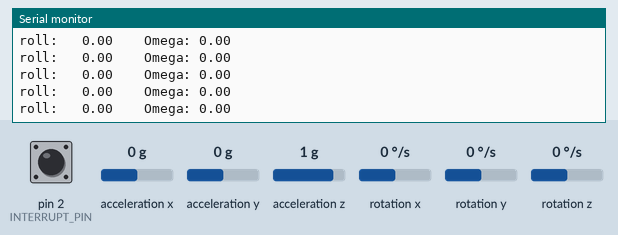
Recording of a sketch running on a simulated Arduino Uno, built with avr-gcc and run on an emulated ATmega328P. Parts: the last lines printed to the serial monitor. Inputs (shaded band) come from the test bench; at power-on: acceleration y 0 g, acceleration z 1 g, pin 2 (INTERRUPT_PIN) LOW, acceleration x 0 g, rotation x 0 °/s, rotation y 0 °/s, rotation z 0 °/s. The sensor or clock chip raises its interrupt line as the real part does.

Above: at 1.7 s.
1.8 s: acceleration y set to -1.4 g
At 2.5 s:
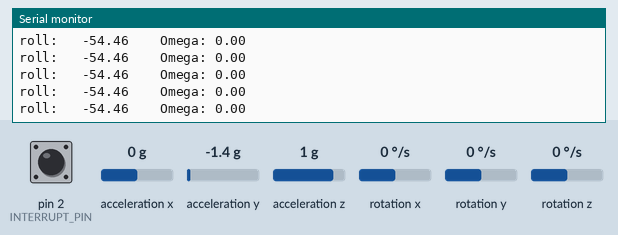
4.8 s: acceleration z set to 1.4 g
At 5.6 s:
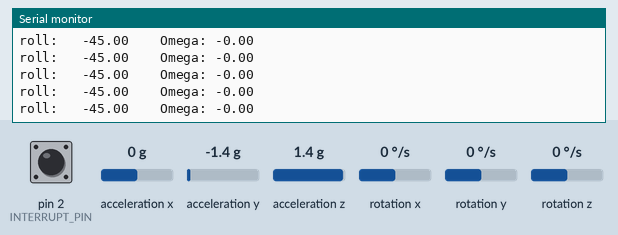
7.8 s: pin 2 (INTERRUPT_PIN) pulled HIGH for 0.15 s
10.9 s: acceleration y set to -0.8 g
At 11.8 s:
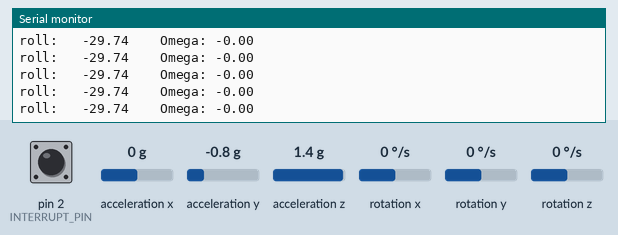
Timing chart, 0 to 13.4 s (numbered marks = the images above; inputs shaded):
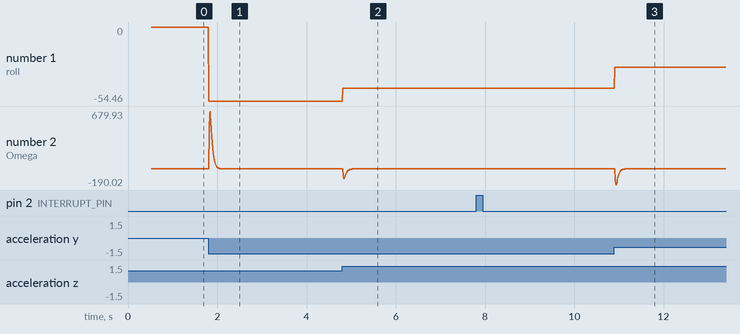

Measured:
- after the input at 1.8 s, the serial monitor: prints a new line at once (image 1)
- after the input at 4.8 s, the serial monitor: prints a new line at once (image 2)
- after the input at 10.9 s, the serial monitor: prints a new line at once (image 3)
- plotted number 1: 0 → -54.46 after the input at 1.8 s, -54.46 → -45 after the input at 4.8 s, -45 → -29.74 after the input at 10.9 s

The sketch:

__and__.ino
```cpp
#include <Wire.h>
#include "I2Cdev.h"
#include "MPU6050_6Axis_MotionApps20.h"
#define INTERRUPT_PIN 2
#define OUTPUT_READABLE_YAWPITCHROLL
MPU6050 mpu;


//Acceleromter delcarations
bool dmpReady = false;
uint8_t mpuIntStatus;
uint8_t devStatus;
uint16_t packetSize;
uint16_t fifoCount;
uint8_t fifoBuffer[64];
Quaternion q;
VectorInt16 aa;
VectorInt16 aaReal;
VectorInt16 aaWorld;
VectorFloat gravity;
float euler[3];
float ypr[3];

volatile bool mpuInterrupt = false;
void dmpDataReady() {
    mpuInterrupt = true;
}


float omega_initial = 0;
float omega_final = 0;
float omega_final_unfiltered = 0;
float omega_inital_speed = 0;
float omega_final_speed = 0;
unsigned long time_prev = 0;
unsigned long time_now = 0;
double omega;
#define omega_Filter 0.7
#define omega_Speed_Filter 0.7
#define angle_Rounding_Value 1000.

void get_omega() {
  time_prev = time_now;
  time_now = micros();

  omega_initial = omega_final;
  omega_final_unfiltered = round((-ypr[2] * 180 / M_PI) * angle_Rounding_Value) / angle_Rounding_Value;
  omega_final = (1 - omega_Filter) * (omega_final_unfiltered) + omega_Filter * (omega_initial);
  omega_inital_speed = omega_final_speed;
  omega_final_speed = ((1 - omega_Speed_Filter) * (omega_final - omega_initial) / (time_now - time_prev) * 1000000.) + omega_Speed_Filter * omega_inital_speed;
}


void setup(){

// Accelerometer Setup
      #if I2CDEV_IMPLEMENTATION == I2CDEV_ARDUINO_WIRE
          Wire.begin();
          Wire.setClock(400000);
      #elif I2CDEV_IMPLEMENTATION == I2CDEV_BUILTIN_FASTWIRE
          Fastwire::setup(400, true);
      #endif
      Serial.begin(250000);
      while (!Serial);
      mpu.initialize();
      pinMode(INTERRUPT_PIN, INPUT);
      devStatus = mpu.dmpInitialize();

//Gyro Offsets
      mpu.setXGyroOffset(-180);
      mpu.setYGyroOffset(76);
      mpu.setZGyroOffset(-85);
      mpu.setZAccelOffset(1788);


      if (devStatus == 0) {
          mpu.setDMPEnabled(true);
          attachInterrupt(digitalPinToInterrupt(INTERRUPT_PIN), dmpDataReady, RISING);
          mpuIntStatus = mpu.getIntStatus();
          dmpReady = true;
          packetSize = mpu.dmpGetFIFOPacketSize();
      }
      else {
          Serial.print(F("DMP Initialization failed (code "));
          Serial.print(devStatus);
          Serial.println(F(")"));
      }
}


void loop(){
  get_omega();
  if (!dmpReady) return;
    while (!mpuInterrupt && fifoCount < packetSize) {}
    mpuInterrupt = false;
    mpuIntStatus = mpu.getIntStatus();
    fifoCount = mpu.getFIFOCount();
    if ((mpuIntStatus & 0x10) || fifoCount == 1024) {
        mpu.resetFIFO();
        Serial.println(F("FIFO overflow!"));
    }
    else if (mpuIntStatus & 0x02) {
        while (fifoCount < packetSize) fifoCount = mpu.getFIFOCount();
      mpu.getFIFOBytes(fifoBuffer, packetSize);
      fifoCount -= packetSize;

      #ifdef OUTPUT_READABLE_YAWPITCHROLL
           mpu.dmpGetQuaternion(&q, fifoBuffer);
           mpu.dmpGetGravity(&gravity, &q);
           mpu.dmpGetYawPitchRoll(ypr, &q, &gravity);
           Serial.print("roll: \t");
           Serial.print(ypr[2] * 180/M_PI);
           Serial.print("\t");
           Serial.print("\tOmega: ");
           Serial.println(omega_final_speed);
       #endif
    }
}
```
